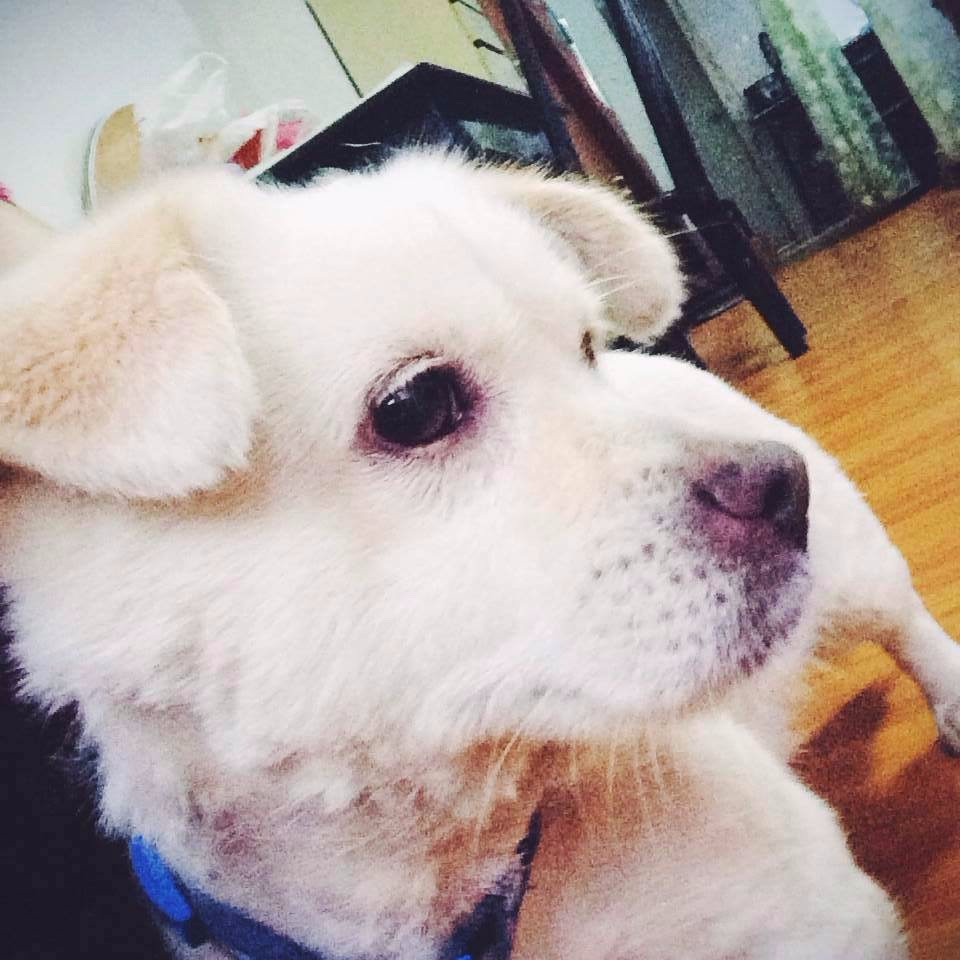
//> input picture opencv_src/source_img.bmp, 960 x 960 px
$ ./test   (built with g++ and OpenCV 4)
//> lines starting //> are read from the running program, lines starting //| are printed output that depends on the picture; after the words box and inside, x2 and y2 are one past the last pixel; in counts of white or black regions, pixels touching at a corner belong together
#include </usr/local/Cellar/opencv/3.3.1_1/include/opencv2/opencv.hpp>
#include </usr/local/Cellar/opencv/3.3.1_1/include/opencv2/highgui/highgui.hpp>
using namespace cv;

int main(int argc, char** argv)
{
    // Load image
    Mat source_img = imread("source_img.bmp", CV_LOAD_IMAGE_UNCHANGED);
//> source_img is the input picture: 960 rows x 960 cols, CV_8UC3; mean B, G, R 157.8, 162, 175.7

    if(source_img.empty())
    {
        fprintf(stderr, "failed to load input image\n");
        return -1;
    }

    // Gray image
    Mat gray_img;
    cvtColor( source_img, gray_img, CV_BGR2GRAY );
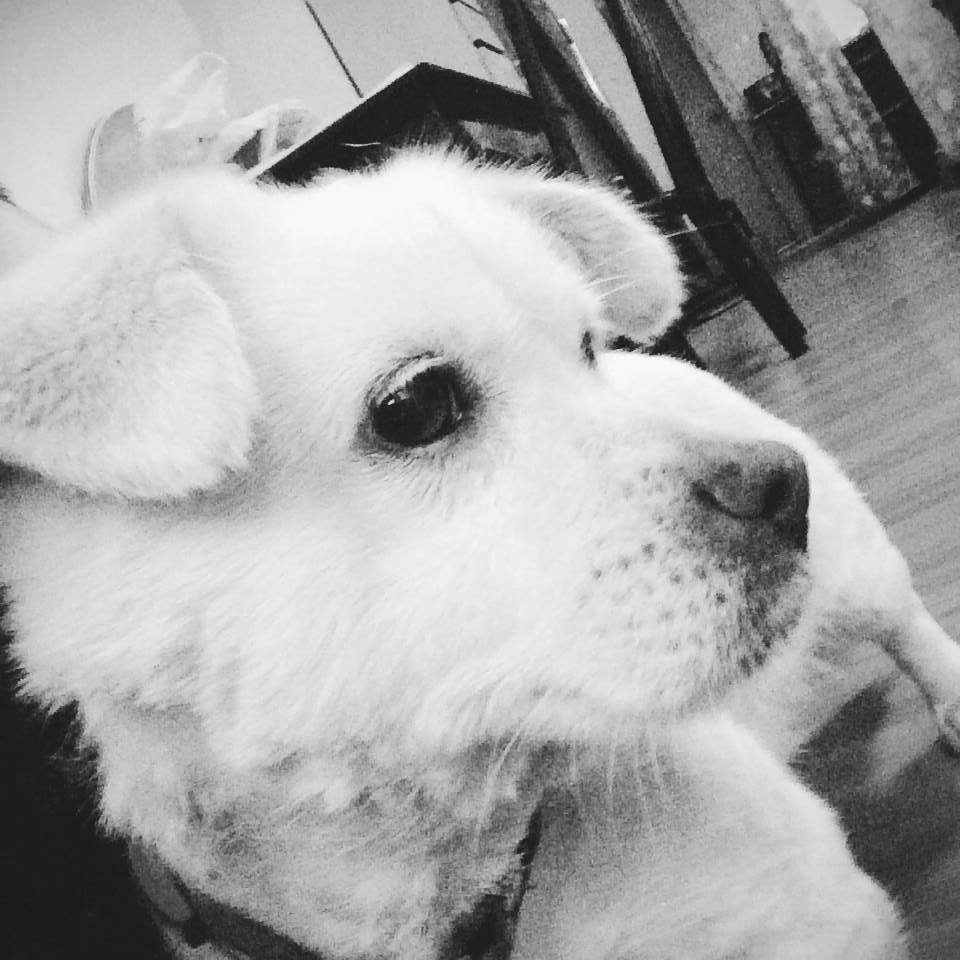
//> gray_img: 960 rows x 960 cols, CV_8UC1; min 12, max 254, mean 165.6

    if( ! imwrite("gray_img.bmp", gray_img) )
    {
        fprintf(stderr, "failed to write gray_img file\n");
    }

    // Binary image
    Mat binary_img;
    threshold( gray_img, binary_img, 300, 255, CV_THRESH_OTSU );
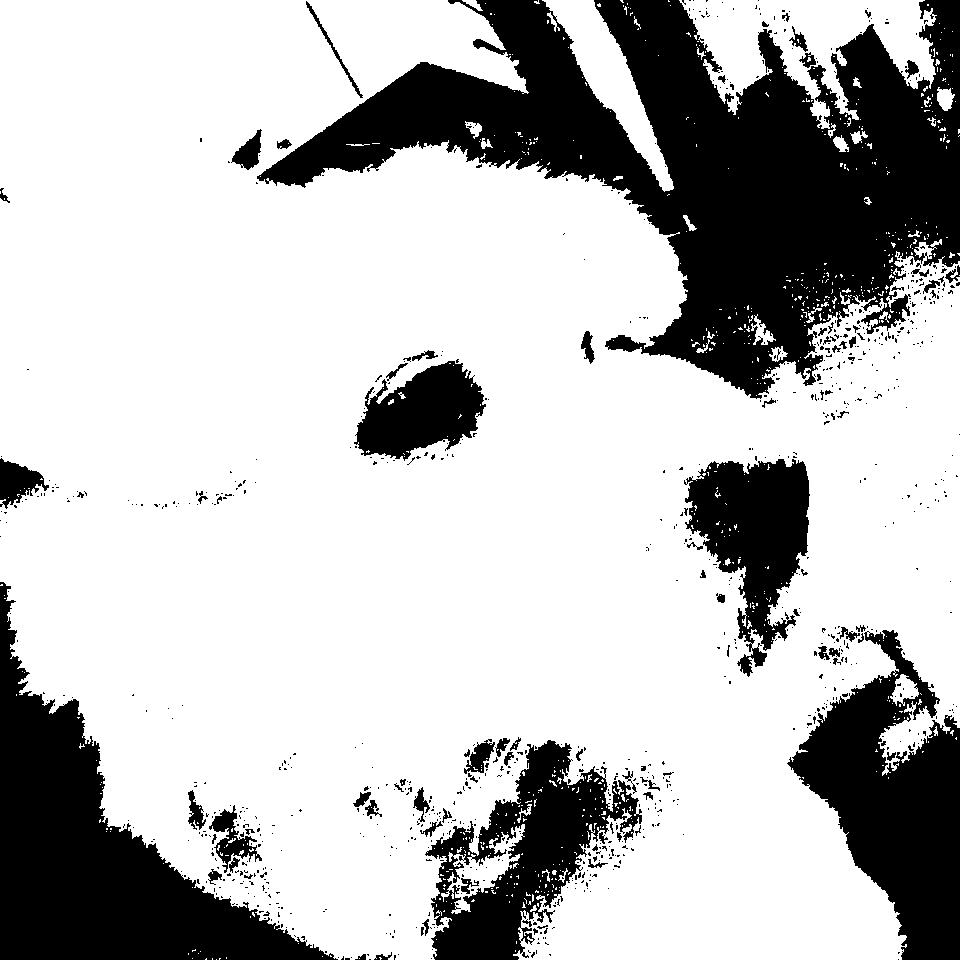
//> binary_img: 960 rows x 960 cols, CV_8UC1; 73.7% white; 931 black regions (838 under 20 px), largest, box (x1, y1, x2, y2) and area: (257, 0, 960, 399) 116181, (0, 582, 338, 960) 43183, (787, 630, 960, 960) 28747

    if( ! imwrite("binary_img.bmp", binary_img) )
    {
        fprintf(stderr, "failed to write binary_img file\n");
    }

    // Canny
    Mat canny_img;
    blur( gray_img, canny_img, Size(3, 3) );
    Canny( canny_img, canny_img, 150, 100, 3 );
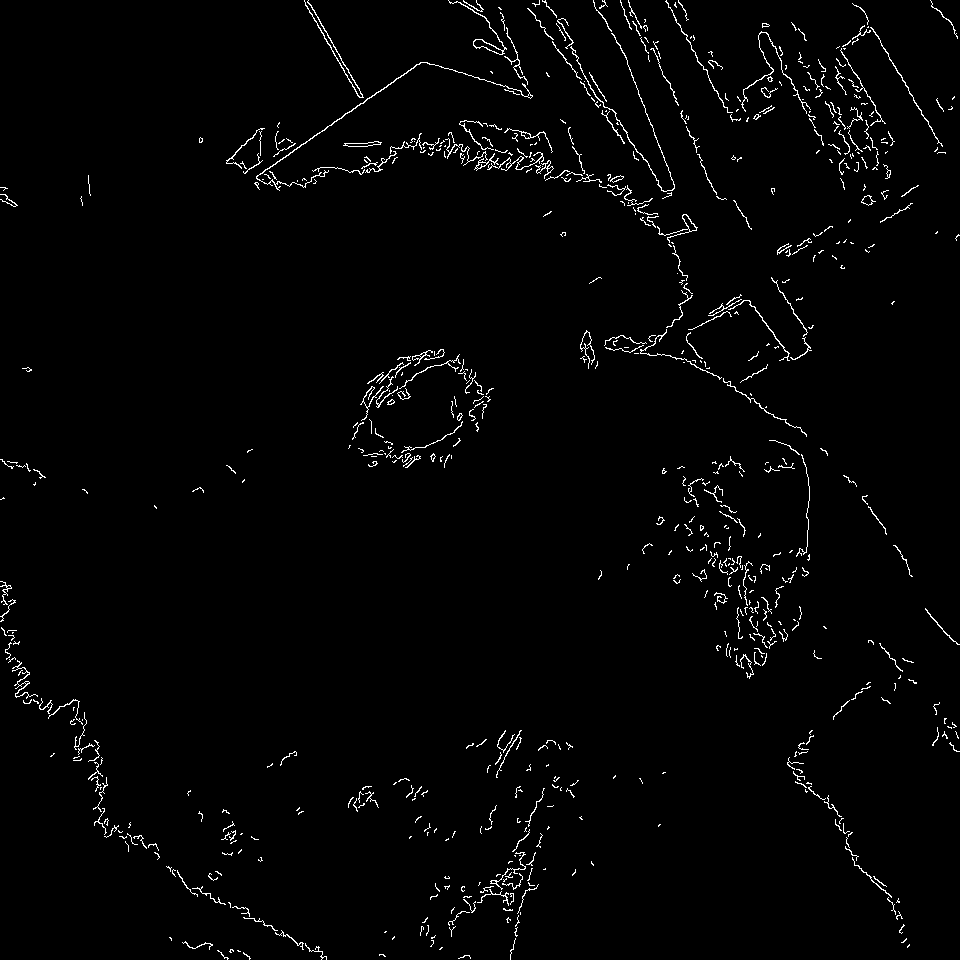
//> canny_img: 960 rows x 960 cols, CV_8UC1; 1.8% white in thin lines or dots

    if( ! imwrite("canny_img.bmp", canny_img) )
    {
        fprintf(stderr, "failed to write canny_img file\n");
    }

    // Harris
    Mat corner_strength;
    cornerHarris( gray_img, corner_strength, 3, 3, 0.01 );

    Mat harris_img;
    threshold( corner_strength, harris_img, 0.0001, 255, THRESH_BINARY_INV );
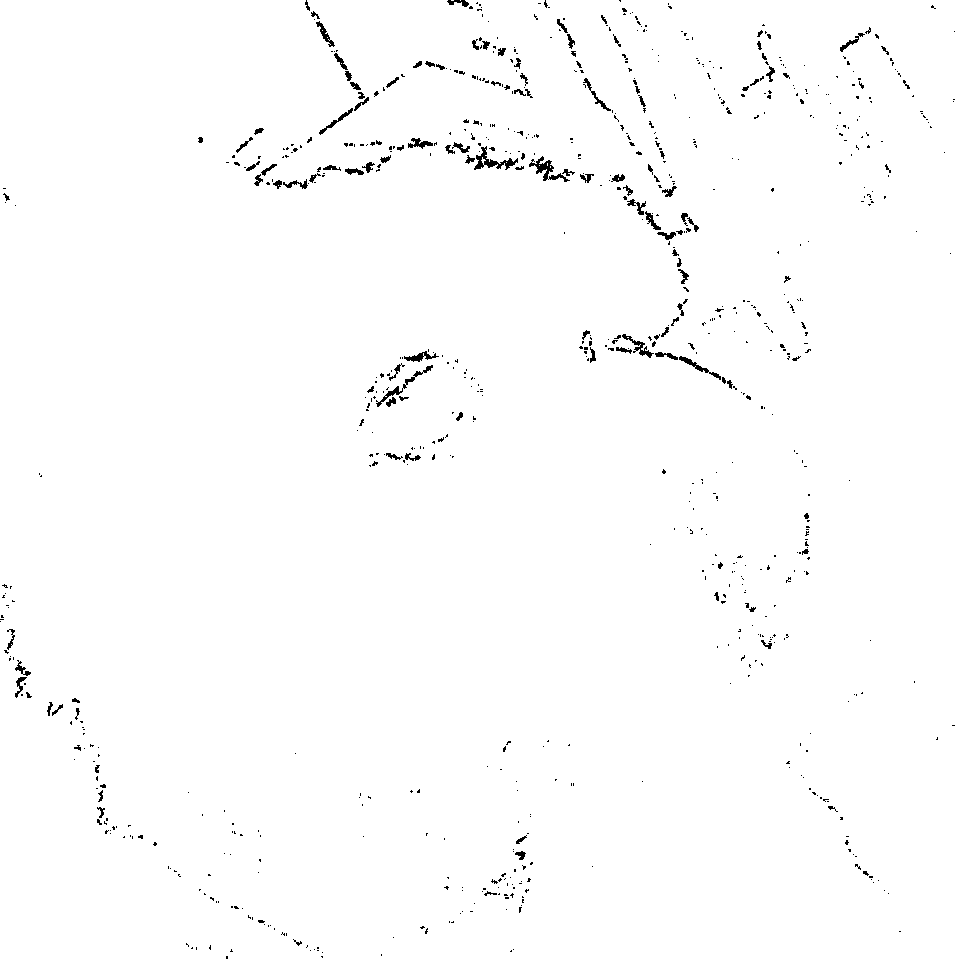
//> harris_img: 960 rows x 960 cols, CV_32FC1; 98.9% white; black in thin lines or dots

    if( ! imwrite("harris_img.bmp", harris_img) )
    {
        fprintf(stderr, "failed to write harris_img file\n");
    }

    // enlarge *2
    Mat enlarge_img;
    pyrUp( source_img, enlarge_img, Size(source_img.cols*2, source_img.rows*2) );

    if( ! imwrite("enlarge_img.bmp", enlarge_img) )
    {
        fprintf(stderr, "failed to write enlarge_img file\n");
    }

    // reduce /2
    Mat reduce_img;
    pyrDown( source_img, reduce_img, Size(source_img.cols/2, source_img.rows/2) );

    if( ! imwrite("reduce_img.bmp", reduce_img) )
    {
        fprintf(stderr, "failed to write reduce_img file\n");
    }

    return 0;
}
